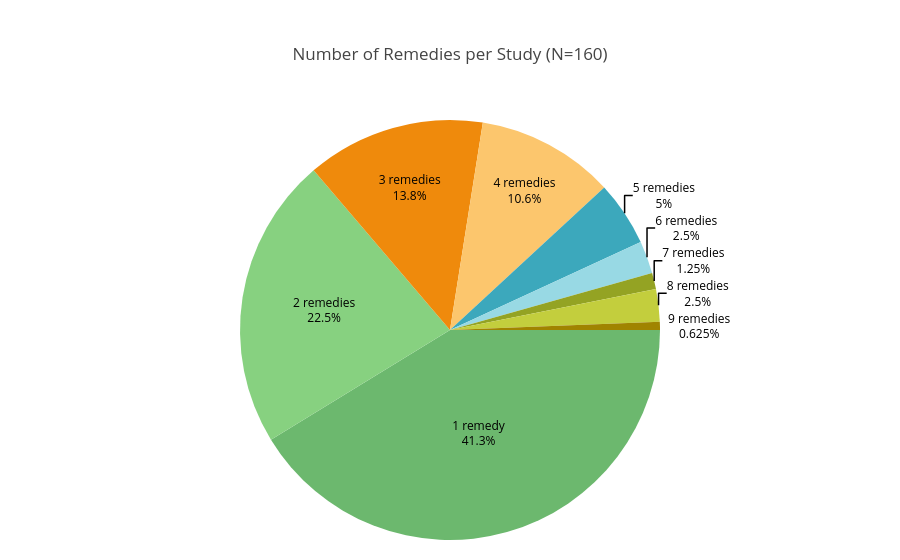

Notebook code cell kept with this figure:
### Code cell
# - This cell analyzes how many distinct remedies are listed per study in the column 'Remedy/remedies '.
# - Each row is a study; entries may contain multiple remedies separated by commas.
# - We count remedies per study (0, 1, 2, ...) and visualize the distribution as a pie chart.
# - Labels are shown inside for larger slices and outside (with leader lines) for smaller slices for readability.
# - The chart title includes the total number of studies (N) considered.

def _count_remedies_per_study(cell: str) -> int:
    """
    Count the number of comma-separated remedies in a cell.
    Empty, NaN, or 'N/A' are treated as 0 remedies.
    """
    if pd.isna(cell) or str(cell).strip() in ['', 'N/A']:
        return 0
    parts = [p.strip() for p in str(cell).split(',') if p.strip()]
    return len(parts)


# 1) Compute number of remedies per study and their frequency distribution
remedies_per_study_counts = df['Remedy/remedies '].apply(_count_remedies_per_study)
remedies_per_study_freq = remedies_per_study_counts.value_counts().sort_index()

# 2) Prepare labels and values (grammatically correct singular/plural)
labels_remedies_per_study = [
    f'{count} remedies' if count != 1 else '1 remedy'
    for count in remedies_per_study_freq.index
]
values_remedies_per_study = remedies_per_study_freq.values.tolist()

# 3) Compute percentages and decide label position:
#    - outside for small slices (<9%), inside otherwise
total_remedies_per_study = sum(values_remedies_per_study)  # equals number of studies (N)
percentages_remedies_per_study = [
    (v / total_remedies_per_study) * 100 if total_remedies_per_study else 0
    for v in values_remedies_per_study
]
text_positions_remedies_per_study = [
    'outside' if p < 9 else 'inside' for p in percentages_remedies_per_study
]

# 4) Build the pie chart
remedies_per_study_pie = go.Figure(
    data=[
        go.Pie(
            labels=labels_remedies_per_study,
            values=values_remedies_per_study,
            textinfo='label+percent',
            textposition=text_positions_remedies_per_study,
            insidetextorientation='horizontal',
            hovertemplate='%{label}: %{percent} (%{value} studies)<extra></extra>',
            sort=False,
            direction='clockwise',
            rotation=90,
        )
    ]
)

remedies_per_study_pie.update_traces(
    textfont=dict(size=12, color='black'),
    insidetextfont=dict(color='black'),
)
 

# 5) Style and title (include N)
remedies_per_study_pie.update_layout(
    title=f'Number of Remedies per Study (N={total_remedies_per_study})',
    showlegend=False,
    margin=dict(t=120, b=20, l=20, r=20)
)

# 6) Display and export
remedies_per_study_pie.show()
remedies_per_study_pie.write_image('remedies_per_study_pie.png', width=800, height=600, scale=2)

### Figure 1 — Plotly figure (JSON) as saved in the notebook; plotly's stock layout.template omitted (floating-point values rounded to 4 significant figures)
{"data": [{"direction": "clockwise", "hovertemplate": "%{label}: %{percent} (%{value} studies)<extra></extra>", "insidetextorientation": "horizontal", "labels": ["1 remedy", "2 remedies", "3 remedies", "4 remedies", "5 remedies", "6 remedies", "7 remedies", "8 remedies", "9 remedies"], "rotation": 90, "sort": false, "textinfo": "label+percent", "textposition": ["inside", "inside", "inside", "inside", "outside", "outside", "outside", "outside", "outside"], "values": [66, 36, 22, 17, 8, 4, 2, 4, 1], "type": "pie", "textfont": {"color": "black", "size": 12}, "insidetextfont": {"color": "black"}}], "layout": {"margin": {"t": 120, "b": 20, "l": 20, "r": 20}, "title": {"text": "Number of Remedies per Study (N=160)"}, "showlegend": false}}
